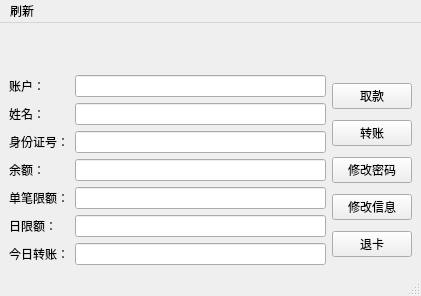
<?xml version="1.0" encoding="UTF-8"?>
<ui version="4.0">
 <class>AccountPanel</class>
 <widget class="QMainWindow" name="AccountPanel">
  <property name="geometry">
   <rect>
    <x>0</x>
    <y>0</y>
    <width>421</width>
    <height>287</height>
   </rect>
  </property>
  <property name="windowTitle">
   <string>MainWindow</string>
  </property>
  <widget class="QWidget" name="centralwidget">
   <layout class="QGridLayout" name="gridLayout">
    <item row="1" column="0">
     <layout class="QFormLayout" name="formLayout">
      <property name="sizeConstraint">
       <enum>QLayout::SizeConstraint::SetDefaultConstraint</enum>
      </property>
      <property name="formAlignment">
       <set>Qt::AlignmentFlag::AlignCenter</set>
      </property>
      <item row="0" column="0">
       <widget class="QLabel" name="label_2">
        <property name="text">
         <string>账户：</string>
        </property>
       </widget>
      </item>
      <item row="0" column="1">
       <widget class="QLineEdit" name="account">
        <property name="enabled">
         <bool>true</bool>
        </property>
        <property name="sizePolicy">
         <sizepolicy hsizetype="Expanding" vsizetype="Fixed">
          <horstretch>0</horstretch>
          <verstretch>0</verstretch>
         </sizepolicy>
        </property>
        <property name="minimumSize">
         <size>
          <width>200</width>
          <height>0</height>
         </size>
        </property>
        <property name="maximumSize">
         <size>
          <width>16777215</width>
          <height>16777215</height>
         </size>
        </property>
        <property name="readOnly">
         <bool>true</bool>
        </property>
       </widget>
      </item>
      <item row="1" column="0">
       <widget class="QLabel" name="label_5">
        <property name="text">
         <string>姓名：</string>
        </property>
       </widget>
      </item>
      <item row="1" column="1">
       <widget class="QLineEdit" name="name">
        <property name="enabled">
         <bool>true</bool>
        </property>
        <property name="minimumSize">
         <size>
          <width>200</width>
          <height>0</height>
         </size>
        </property>
        <property name="maximumSize">
         <size>
          <width>16777215</width>
          <height>16777215</height>
         </size>
        </property>
        <property name="readOnly">
         <bool>true</bool>
        </property>
       </widget>
      </item>
      <item row="2" column="0">
       <widget class="QLabel" name="label_3">
        <property name="text">
         <string>身份证号：</string>
        </property>
       </widget>
      </item>
      <item row="2" column="1">
       <widget class="QLineEdit" name="id">
        <property name="enabled">
         <bool>true</bool>
        </property>
        <property name="sizePolicy">
         <sizepolicy hsizetype="Expanding" vsizetype="Fixed">
          <horstretch>0</horstretch>
          <verstretch>0</verstretch>
         </sizepolicy>
        </property>
        <property name="minimumSize">
         <size>
          <width>200</width>
          <height>0</height>
         </size>
        </property>
        <property name="readOnly">
         <bool>true</bool>
        </property>
       </widget>
      </item>
      <item row="3" column="0">
       <widget class="QLabel" name="label_4">
        <property name="text">
         <string>余额：</string>
        </property>
       </widget>
      </item>
      <item row="3" column="1">
       <widget class="QLineEdit" name="balance">
        <property name="enabled">
         <bool>true</bool>
        </property>
        <property name="minimumSize">
         <size>
          <width>200</width>
          <height>0</height>
         </size>
        </property>
        <property name="readOnly">
         <bool>true</bool>
        </property>
       </widget>
      </item>
      <item row="4" column="0">
       <widget class="QLabel" name="label">
        <property name="text">
         <string>单笔限额：</string>
        </property>
       </widget>
      </item>
      <item row="4" column="1">
       <widget class="QLineEdit" name="maxSingleTransfer">
        <property name="minimumSize">
         <size>
          <width>200</width>
          <height>0</height>
         </size>
        </property>
        <property name="readOnly">
         <bool>true</bool>
        </property>
       </widget>
      </item>
      <item row="5" column="0">
       <widget class="QLabel" name="label_6">
        <property name="text">
         <string>日限额：</string>
        </property>
       </widget>
      </item>
      <item row="6" column="0">
       <widget class="QLabel" name="label_7">
        <property name="text">
         <string>今日转账：</string>
        </property>
       </widget>
      </item>
      <item row="5" column="1">
       <widget class="QLineEdit" name="maxDailyTransfer">
        <property name="minimumSize">
         <size>
          <width>200</width>
          <height>0</height>
         </size>
        </property>
        <property name="readOnly">
         <bool>true</bool>
        </property>
       </widget>
      </item>
      <item row="6" column="1">
       <widget class="QLineEdit" name="todayTotalTransfer">
        <property name="minimumSize">
         <size>
          <width>200</width>
          <height>0</height>
         </size>
        </property>
        <property name="readOnly">
         <bool>true</bool>
        </property>
       </widget>
      </item>
     </layout>
    </item>
    <item row="0" column="0" colspan="2">
     <widget class="QLabel" name="welcome">
      <property name="font">
       <font>
        <family>Kaiti SC</family>
        <pointsize>20</pointsize>
        <bold>true</bold>
       </font>
      </property>
      <property name="text">
       <string/>
      </property>
      <property name="alignment">
       <set>Qt::AlignmentFlag::AlignCenter</set>
      </property>
     </widget>
    </item>
    <item row="1" column="1">
     <layout class="QVBoxLayout" name="verticalLayout">
      <property name="spacing">
       <number>3</number>
      </property>
      <item>
       <widget class="QPushButton" name="withdrawBalance">
        <property name="text">
         <string>取款</string>
        </property>
       </widget>
      </item>
      <item>
       <widget class="QPushButton" name="transferBalance">
        <property name="text">
         <string>转账</string>
        </property>
       </widget>
      </item>
      <item>
       <widget class="QPushButton" name="setPassword">
        <property name="text">
         <string>修改密码</string>
        </property>
       </widget>
      </item>
      <item>
       <widget class="QPushButton" name="modifyInfo">
        <property name="text">
         <string>修改信息</string>
        </property>
       </widget>
      </item>
      <item>
       <widget class="QPushButton" name="exit">
        <property name="text">
         <string>退卡</string>
        </property>
       </widget>
      </item>
     </layout>
    </item>
   </layout>
  </widget>
  <widget class="QMenuBar" name="menubar">
   <property name="geometry">
    <rect>
     <x>0</x>
     <y>0</y>
     <width>421</width>
     <height>33</height>
    </rect>
   </property>
   <widget class="QMenu" name="refresh">
    <property name="title">
     <string>刷新</string>
    </property>
   </widget>
   <addaction name="refresh"/>
  </widget>
  <widget class="QStatusBar" name="statusbar"/>
  <action name="action1">
   <property name="text">
    <string>1</string>
   </property>
  </action>
 </widget>
 <resources/>
 <connections/>
</ui>
